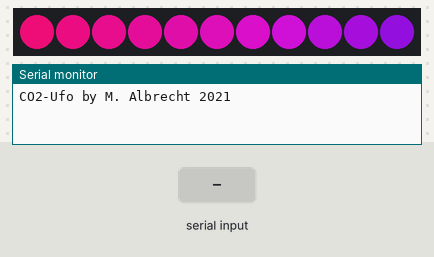
Recording of a sketch running on a simulated Arduino Uno, built with avr-gcc and run on an emulated ATmega328P. On the bench: 11 RGB LEDs in strip order, left to right, the last lines printed to the serial monitor. The test bench sets the inputs (shaded band). Dim RGB values are drawn brighter than linear.

Above: at 2.3 s.
2.4 s: "1" received over the second serial link
At 4.8 s:
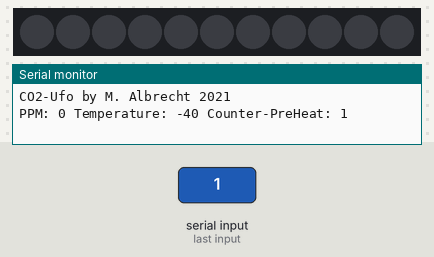
5.6 s: "0" received over the second serial link
At 7.4 s:
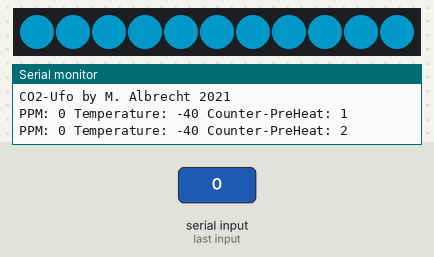
8.6 s: "2" received over the second serial link
At 11.3 s:
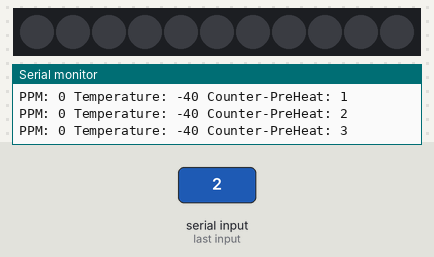
Timing chart, 0 to 12.8 s (numbered marks = the images above; inputs shaded):
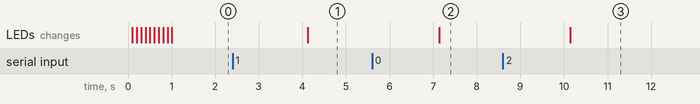

The sketch:

CO2Ufo.ino
```cpp
#include <SoftwareSerial.h>
#include <Adafruit_NeoPixel.h>

#define PIN 6 //DatenPin D6 am Arduino
#define NUMPIXELS 11 //Anzahl der LEDs
Adafruit_NeoPixel pixels(NUMPIXELS, PIN, NEO_GRB + NEO_KHZ800);

SoftwareSerial co2Serial(2, 3); // define MH-Z19 RX TX

bool preHeatReady = false;
int counter = 0;

// the setup function runs once when you press reset or power the board
void setup()
{
	Serial.begin(9600);
	Serial.println("CO2-Ufo by M. Albrecht 2021");

	pixels.begin();
	for (int i = 0; i < NUMPIXELS; i++)
	{
		pixels.setPixelColor(i, pixels.Color(200 - (10*i), 10*1, 100+5*i));
		pixels.show();
		delay(100);
	}

	co2Serial.begin(9600);
	setSensorABC();
}


void loop()
{
	int ppm, temperature = 0;

	readSensor(&ppm, &temperature);

	if (preHeatReady == false)
	{
		counter++;
		Serial.print("PPM: ");
		Serial.print(ppm);
		Serial.print(" Temperature: ");
		Serial.print(temperature);
		Serial.print(" Counter-PreHeat: ");
		Serial.println(counter);

		if (((ppm != 550) && (counter > 20)) || (counter > 300))
		{
			preHeatReady = true;
		}

		if (counter % 2 == 0)
		{
			SetLed(0, 77, 102);
		}
		else
		{
			SetLed(0, 0, 0);
		}

		delay(1000);
	}
	else
	{
		Serial.print("PPM: ");
		Serial.print(ppm);
		Serial.print(" Temperature: ");
		Serial.println(temperature);

		if (ppm < 700) //grün
		{
			SetLed(0, 102, 0);
		}
		else if (ppm < 1000) //gelb
		{
			SetLed(102, 102, 0);
		}
		else if (ppm < 1300) //orange
		{
			SetLed(102, 61, 0);
		}
		else //rot
		{
			SetLed(102, 20, 0);
		}

		delay(5000);
	}
}

void SetLed(int r, int g, int b)
{
	for (int i = 0; i < NUMPIXELS; i++)
	{
		pixels.setPixelColor(i, pixels.Color(r, g, b));
	}

	pixels.show();
}

void readSensor(int* ppm, int* temperature)
{
	byte response[9];

	byte cmd[9] = { 0xFF,0x01,0x86,0x00,0x00,0x00,0x00,0x00,0x79 };
	co2Serial.write(cmd, 9);

	memset(response, 0, 9);
	while (co2Serial.available() == 0)
	{
		delay(1000);
	}

	co2Serial.readBytes(response, 9);

	byte check = getCheckSum(response);
	if (response[8] != check) {
		Serial.println("Fehler in der Übertragung!");
		return;
	}
	*ppm = 256 * (int)response[2] + (int)response[3];
	*temperature = (int)response[4] - 40;
}

byte getCheckSum(byte* packet)
{
	byte i;
	byte checksum = 0;
	for (i = 1; i < 8; i++) {
		checksum += packet[i];
	}
	checksum = 0xff - checksum;
	checksum += 1;
	return checksum;
}

void setSensorABC()
{
	byte response[9];

	byte cmd[9] = { 0xFF,0x01,0x79,0xA0,0x00,0x00,0x00,0x00,0xe5};
	co2Serial.write(cmd, 9);
}
```

Measured:
- after the input at 2.4 s, the LEDs: change after 1.7 s (image 1)
- after the input at 5.6 s, the LEDs: change after 1.5 s (image 2)
- after the input at 8.6 s, the LEDs: change after 1.5 s (image 3)
